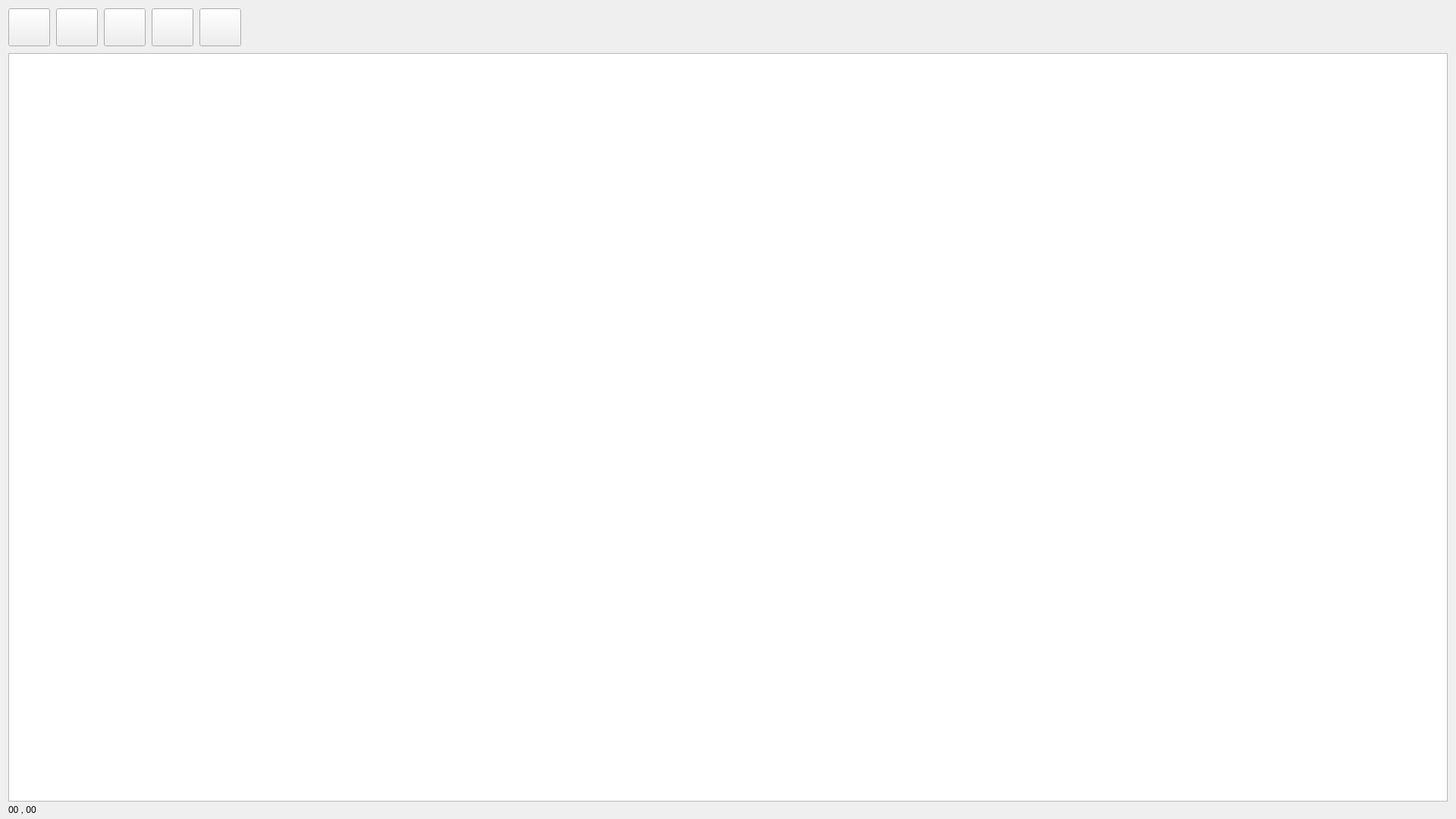
<?xml version="1.0" encoding="UTF-8"?>
<ui version="4.0">
 <class>StoreDashAdminClass</class>
 <widget class="QWidget" name="StoreDashAdminClass">
  <property name="geometry">
   <rect>
    <x>0</x>
    <y>0</y>
    <width>1920</width>
    <height>1080</height>
   </rect>
  </property>
  <property name="windowTitle">
   <string>Store draw</string>
  </property>
  <layout class="QVBoxLayout" name="verticalLayout_3">
   <property name="bottomMargin">
    <number>5</number>
   </property>
   <item>
    <widget class="QWidget" name="drawingArea" native="true">
     <layout class="QHBoxLayout" name="horizontalLayout">
      <property name="spacing">
       <number>0</number>
      </property>
      <property name="leftMargin">
       <number>0</number>
      </property>
      <property name="topMargin">
       <number>0</number>
      </property>
      <property name="rightMargin">
       <number>0</number>
      </property>
      <property name="bottomMargin">
       <number>0</number>
      </property>
      <item>
       <layout class="QVBoxLayout" name="verticalLayout_2">
        <property name="spacing">
         <number>4</number>
        </property>
        <property name="leftMargin">
         <number>0</number>
        </property>
        <property name="rightMargin">
         <number>0</number>
        </property>
        <property name="bottomMargin">
         <number>0</number>
        </property>
        <item>
         <widget class="QWidget" name="Ribbon" native="true">
          <layout class="QGridLayout" name="gridLayout">
           <property name="leftMargin">
            <number>0</number>
           </property>
           <property name="topMargin">
            <number>0</number>
           </property>
           <property name="rightMargin">
            <number>0</number>
           </property>
           <property name="bottomMargin">
            <number>5</number>
           </property>
           <item row="0" column="0">
            <layout class="QHBoxLayout" name="horizontalLayout_2">
             <property name="spacing">
              <number>8</number>
             </property>
             <item>
              <widget class="QPushButton" name="nodeButton">
               <property name="minimumSize">
                <size>
                 <width>55</width>
                 <height>50</height>
                </size>
               </property>
               <property name="toolTip">
                <string>Add Node...</string>
               </property>
               <property name="toolTipDuration">
                <number>-1</number>
               </property>
               <property name="text">
                <string/>
               </property>
              </widget>
             </item>
             <item>
              <widget class="QPushButton" name="connectionButton">
               <property name="minimumSize">
                <size>
                 <width>55</width>
                 <height>50</height>
                </size>
               </property>
               <property name="toolTip">
                <string>Connect Nodes...</string>
               </property>
               <property name="text">
                <string/>
               </property>
              </widget>
             </item>
             <item>
              <widget class="QPushButton" name="shelfButton">
               <property name="minimumSize">
                <size>
                 <width>55</width>
                 <height>50</height>
                </size>
               </property>
               <property name="toolTip">
                <string>Add Shelf...</string>
               </property>
               <property name="text">
                <string/>
               </property>
              </widget>
             </item>
             <item>
              <widget class="QPushButton" name="saveButton">
               <property name="minimumSize">
                <size>
                 <width>55</width>
                 <height>50</height>
                </size>
               </property>
               <property name="toolTip">
                <string>Save...</string>
               </property>
               <property name="text">
                <string/>
               </property>
               <property name="icon">
                <iconset theme="save">
                 <normaloff>.</normaloff>.</iconset>
               </property>
              </widget>
             </item>
             <item>
              <widget class="QPushButton" name="loadButton">
               <property name="minimumSize">
                <size>
                 <width>55</width>
                 <height>50</height>
                </size>
               </property>
               <property name="toolTip">
                <string>Load...</string>
               </property>
               <property name="text">
                <string/>
               </property>
              </widget>
             </item>
             <item>
              <spacer name="horizontalSpacer">
               <property name="orientation">
                <enum>Qt::Horizontal</enum>
               </property>
               <property name="sizeHint" stdset="0">
                <size>
                 <width>40</width>
                 <height>20</height>
                </size>
               </property>
              </spacer>
             </item>
            </layout>
           </item>
          </layout>
         </widget>
        </item>
        <item>
         <widget class="DrawingArea" name="graphicsView"/>
        </item>
        <item>
         <widget class="QLabel" name="posLabel">
          <property name="text">
           <string>00 , 00</string>
          </property>
         </widget>
        </item>
       </layout>
      </item>
     </layout>
    </widget>
   </item>
  </layout>
 </widget>
 <layoutdefault spacing="6" margin="11"/>
 <customwidgets>
  <customwidget>
   <class>DrawingArea</class>
   <extends>QGraphicsView</extends>
   <header>drawingarea.h</header>
  </customwidget>
 </customwidgets>
 <resources>
  <include location="StoreDashAdmin.qrc"/>
 </resources>
 <connections/>
</ui>
